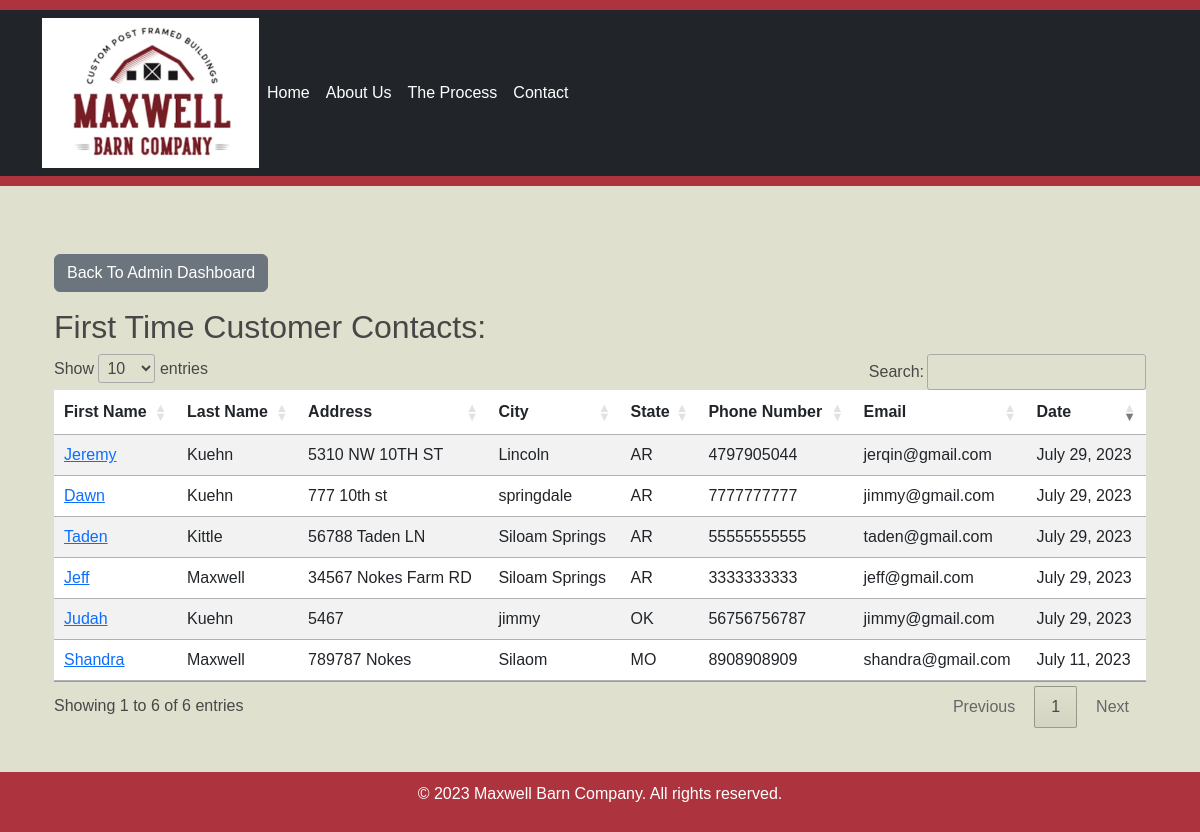
Page /admin_contacts on the earlier database version.
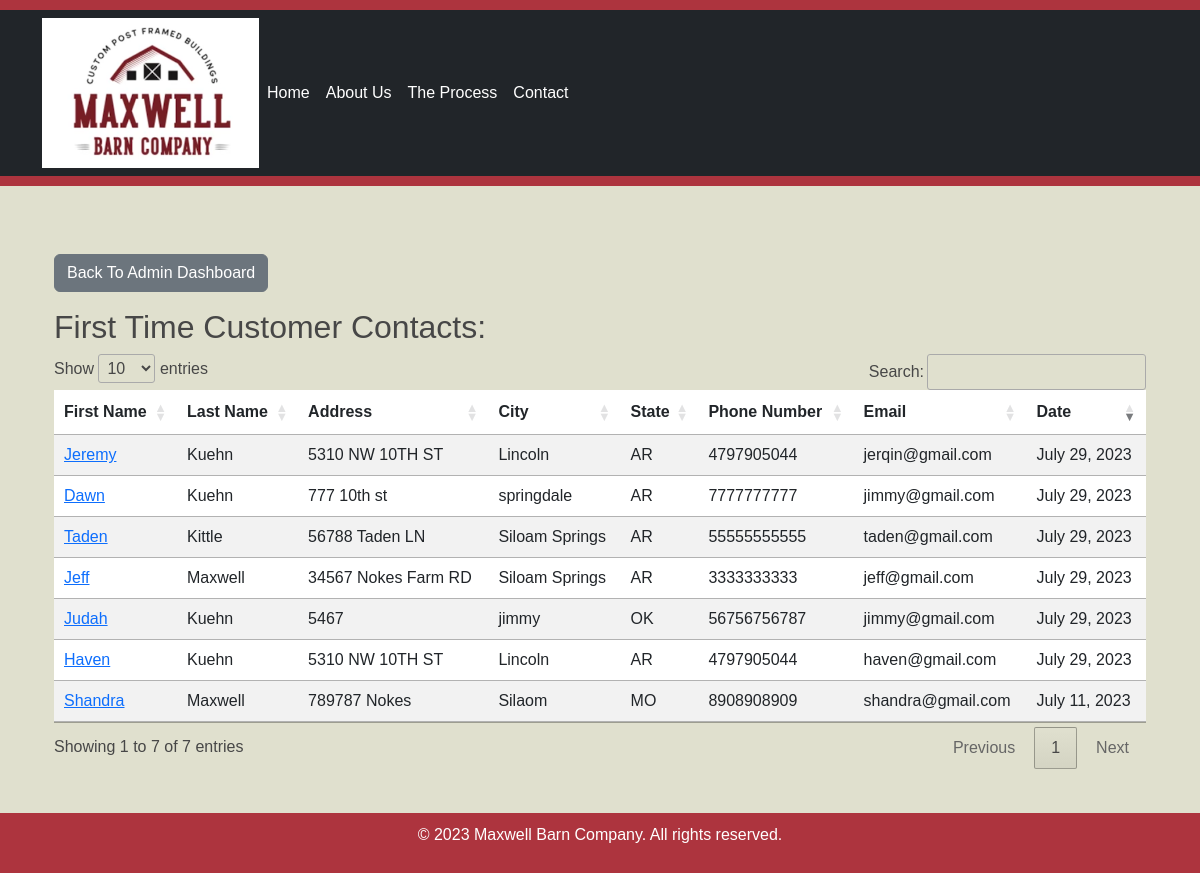
Same page on the later database version.
### web/models.py (models this page shows, shortened)
class Customer(models.Model):
    name_first = models.CharField(max_length=64, verbose_name="First Name")
    name_last = models.CharField(max_length=64, verbose_name="Last Name")
    address = models.CharField(max_length=200)
    add_city = models.CharField(max_length=64, verbose_name="City")
    add_state = models.CharField(max_length=2, choices=STATE_CHOICES, verbose_name="State")
    zip = models.CharField(max_length=12, null=True, blank=True)
    phone_number = models.CharField(max_length=16, verbose_name="Phone Number")
    email = models.EmailField()
    date = models.DateTimeField(default=timezone.now)
    barn_type = models.CharField(max_length=20, choices=BARN_TYPE, verbose_name="Desired Structure Usuage", null=True, blank=True)
    archived = models.BooleanField(default=False)

### web/views.py (the view)
# urls.py: path("admin_contacts", views.admin_contacts, name="admin_contacts"),
def admin_contacts(request):
    contacts = Customer.objects.exclude(contact__isnull=False)
    return render(request, "web/admin_contacts.html", {
        "contacts": contacts
    })

### web/templates/web/admin_contacts.html (shortened to what this page needs)
{% extends "web/layout.html" %}
{% block content %}
{% load static %}
<link rel="stylesheet" type="text/css" href="https://cdn.datatables.net/1.11.5/css/jquery.dataTables.css">
<div class="container mt-4">
  <div class="row">
    <div class="col">
        <a href="{% url 'user_admin' %}" class="btn btn-secondary mb-3">Back To Admin Dashboard</a>
      <h2>First Time Customer Contacts:</h2>
      <div class="table-responsive">
        <table id="customer-table" class="table table-striped">
          <thead>
            <tr>
              <th>First Name</th>
              <th>Last Name</th>
              <th>Address</th>
              <th>City</th>
              <th>State</th>
              <th>Phone Number</th>
              <th>Email</th>
              <th>Date</th>
            </tr>
          </thead>
          <tbody>
            {% for customer in contacts %}
            <tr>
              <td><a href="{% url 'customer_details' cust_id=customer.id %}">{{ customer.name_first }}</a></td>
              <td>{{ customer.name_last }}</td>
              <td>{{ customer.address }}</td>
              <td>{{ customer.add_city }}</td>
              <td>{{ customer.add_state }}</td>
              <td>{{ customer.phone_number }}</td>
              <td>{{ customer.email }}</td>
              <td>{{ customer.date|date:"F d, Y" }}</td>
            </tr>
            {% endfor %}
          </tbody>
        </table>
      </div>
    </div>
  </div>
</div>
{% endblock %}

### web/templates/web/layout.html (shortened to what this page needs)
{% load static %}
<!DOCTYPE html>
<html lang="en">
<head>
    <link href="https://cdn.jsdelivr.net/npm/bootstrap@5.3.0/dist/css/bootstrap.min.css" rel="stylesheet">
</head>
<body>
    <header>
        <nav class="navbar navbar-expand-lg navbar-dark bg-dark">
            <div class="container">
                <img src="{% static 'images/logo.png' %}" alt="Maxwell Barn Company" height="150">
                <div class="collapse navbar-collapse" id="navbarNav">
                    <ul class="navbar-nav ml-auto">
                        <li class="nav-item">
                            <a class="nav-link" href="{% url 'index' %}">Home</a>
                        </li>
                        <li class="nav-item">
                            <a class="nav-link" href="{% url 'about' %}">About Us</a>
                        </li>
                        <li class="nav-item">
                            <a class="nav-link" href="{% url 'process' %}">The Process</a>
                        </li>
                        <li class="nav-item">
                            <a class="nav-link" href="{% url 'new_cust' %}">Contact</a>
                        </li>
                    </ul>
                </div>
            </div>
        </nav>
    </header>
    <main class="container mt-4">
        {% block content %}
        {% endblock %}
    </main>
    <footer class="mt-4">
        <div class="container text-center">
            <p>&copy; {% now "Y" %} Maxwell Barn Company. All rights reserved.</p>
        </div>
    </footer>
</body>
</html>

### web/templates/web/layout.html (style rules this page uses)
body { background-color: #E0E0CE; color: #474747; font-family: Arial, sans-serif; }
header { background-color: #AD343E; color: #FFFFFF; padding: 10px 0; }
header .navbar-nav .nav-link { color: #FFFFFF; }
main { padding: 20px 0; }
footer { background-color: #AD343E; color: #FFFFFF; padding: 10px 0; }

Differences in the rows shown:
added Customer: name_first "Haven", name_last "Kuehn", address "5310 NW 10TH ST", add_city "Lincoln", add_state "AR", phone_number "4797905044", email "haven@gmail.com", date "July 29, 2023"
Other differences:
text written by a page script: "Show entries Search: Showing 1 to 6 of 6 entries Previous 1 Next" → "Show entries Search: Showing 1 to 7 of 7 entries Previous 1 Next"
